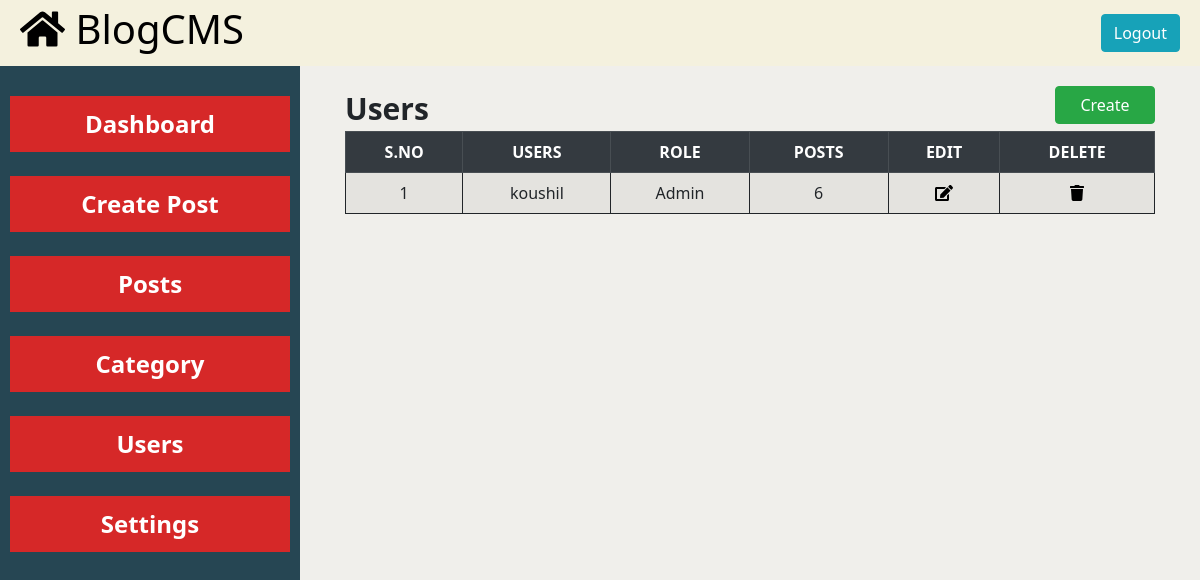
The page /admin/users.php (signed in) on the database its author committed.
### tables this page shows
CREATE TABLE `users` (
  `id` int(11) NOT NULL,
  `uname` varchar(70) NOT NULL,
  `upass` varchar(70) NOT NULL,
  `urole` int(11) NOT NULL,
  `u_posts` int(11) NOT NULL
);

### admin/users.php (the view, shortened to what this page needs)
<?php
require_once('../database/connection.php');
?>
<!DOCTYPE html>
<html lang="en">
<head>
    <link rel="stylesheet" href="../css/bootstrap.min.css">
    <link rel="stylesheet" href="../css/all.css">
    <link rel="stylesheet" href="../css/admin.css">
</head>
<body>
<div class="container-fluid">
    <div class="row">
        <?php require_once('topheader.php'); ?>
        <div class="col-6 col-sm-6 col-md-3">
            <?php include_once('admin-sidebar.php'); ?>
        </div>
        <div class="col-12 col-md-9">
        <div class="cont">
            <span><span id="crh1">Users</span><button type="button" onclick="location.href='settings.php'" class="btn btn-success float-right crbtn">Create</button></span>
                <?php
                    $limit=15;
                    if(isset($_REQUEST['page'])){
                        $pageno=$_REQUEST['page'];
                    }else{
                        $pageno=1;
                    }
                    $offsetl=($pageno-1)*$limit;
                    $sql="SELECT id,uname,urole,u_posts FROM users LIMIT $offsetl,$limit";
                    $res=$conn->prepare($sql);
                    $res->bind_result($id,$name,$role,$uposts);
                    $res->execute();
                    $res->store_result();
                    if($res->num_rows()>0){
                ?>
                <table class="table table-striped table-hover table-bordered">
                    <thead class="table-dark ">
                        <tr class="text-center">
                            <th>S.NO</th>
                            <th>USERS</th>
                            <th>ROLE</th>
                            <th>POSTS</th>
                            <th>EDIT</th>
                            <th>DELETE</th>
                        </tr>
                    </thead>
                    <tbody>
                        <?php while($res->fetch()){ ?>
                            <tr class="text-center">
                                <td><?php echo $id; ?></td>
                                <td><?php echo $name; ?></td>
                                <td><?php if($role==0){echo "Admin";}else{echo "Modirator";} ?></td>
                                <td><?php echo $uposts; ?></td>
                                <td ><a href="settings.php?id=<?php echo $id; ?>"><i class="fa fa-edit" aria-hidden="true"></i></a></td>
                                <td><a href="deleteuser.php?id=<?php echo $id; ?>"><i class="fa fa-trash" aria-hidden="true"></i></a></td>
                            </tr>
                        <?php } ?>
                    </tbody>
                </table>
                <?php }else{ echo "<div style='display:block; width:100%; font-weight:bold; font-size:2rem; text-align:center;'>0 Results Found</div>"; } ?>
            </div>
        </div>
        </div>
    </div>
</body>
</html>

### css/all.css (style rules this page uses)
.fa-edit:before { content: "\f044"; }
.fa-trash:before { content: "\f1f8"; }

### css/admin.css (style rules this page uses)
* { margin:0; padding:0; box-sizing: border-box; }
.container-fluid { padding:0; margin:0; }
.row { padding:0; margin:0; }
.row>* { padding: 0px; }
body { background-color:#f0efeb; }
.cont { width:90%; height:auto; margin:20px auto 20px; }
.table-bordered { border:2px; }
td a { text-decoration: none; color:black; }
#crh1 { font-size:30px; font-weight:bold; }
.crbtn { width:100px; }

### rows shown on the page
users: id "1", uname "koushil", urole "Admin", u_posts "6"
